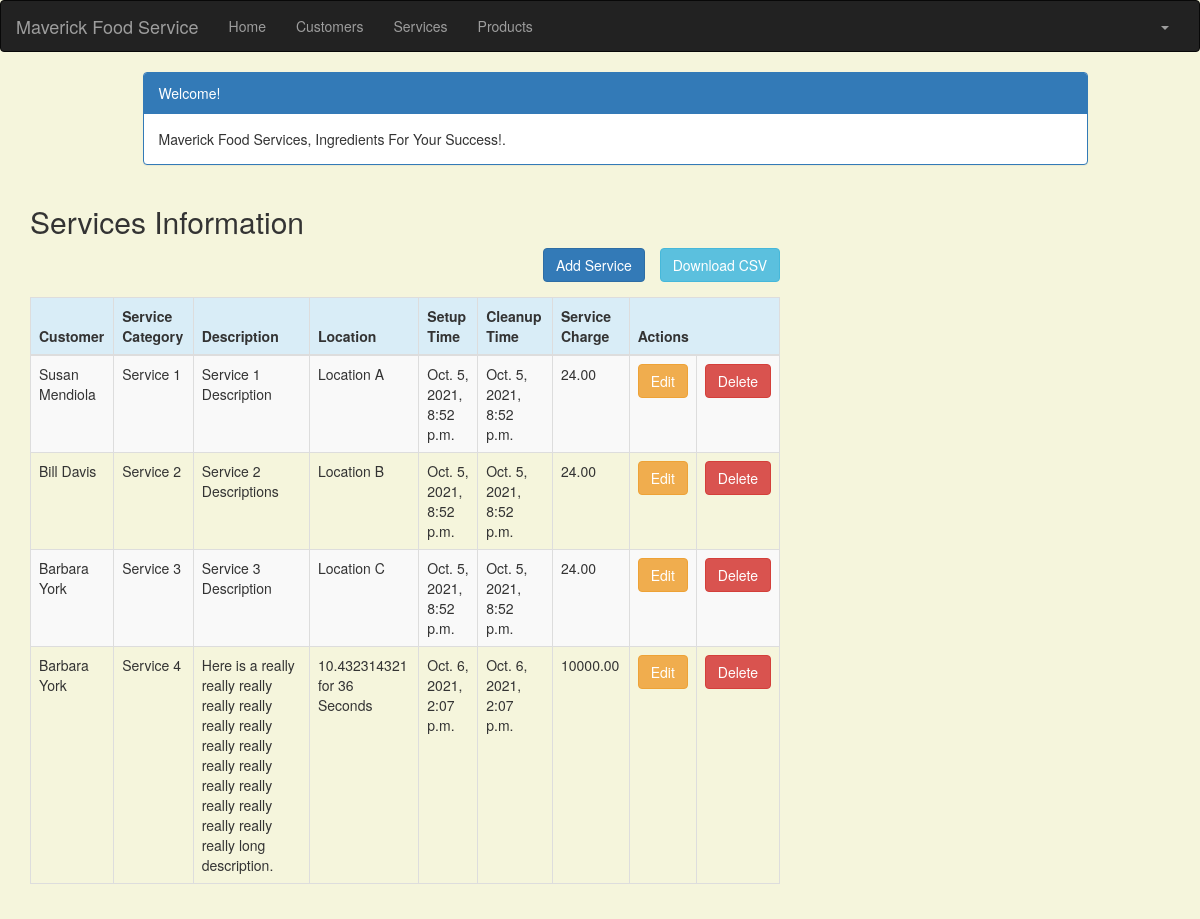
Page /service_list (signed in) on the earlier database version.
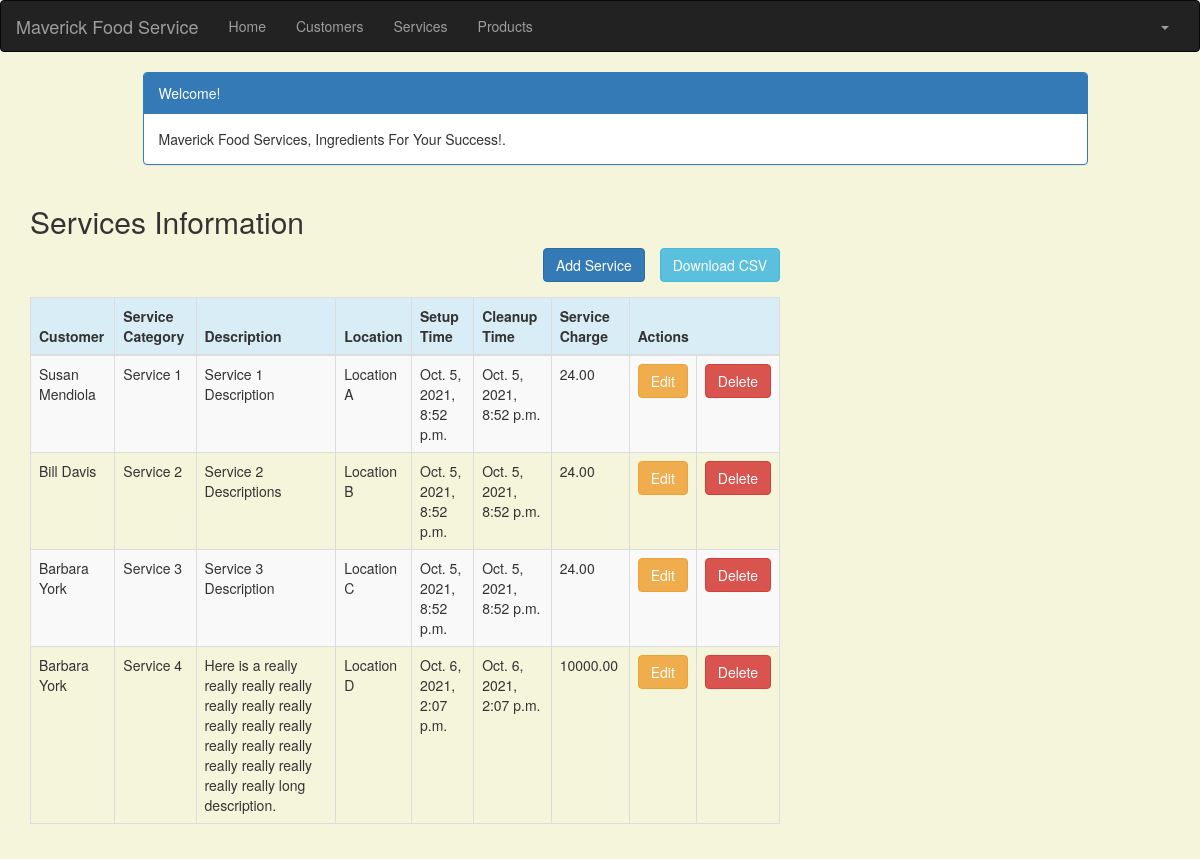
Same page on the later database version.
### crm/models.py (models this page shows, shortened)
class Service(models.Model):
    cust_name = models.ForeignKey(Customer, on_delete=models.CASCADE, related_name='services')
    service_category = models.CharField(max_length=100)
    description = models.TextField()
    location = models.CharField(max_length=200)
    setup_time = models.DateTimeField(
        default=timezone.now)
    cleanup_time = models.DateTimeField(
        default=timezone.now)
    service_charge = models.DecimalField(max_digits=10, decimal_places=2)
    created_date = models.DateTimeField(
        default=timezone.now)
    updated_date = models.DateTimeField(auto_now_add=True)

class Customer(models.Model):
    cust_name = models.CharField(max_length=50)
    organization = models.CharField(max_length=100, blank=True)
    role = models.CharField(max_length=100)
    email = models.EmailField(max_length=100)
    bldgroom = models.CharField(max_length=100)
    address = models.CharField(max_length=200)
    account_number = models.IntegerField(blank=False, null=False)
    city = models.CharField(max_length=50)
    state = models.CharField(max_length=50)
    zipcode = models.CharField(max_length=10)
    phone_number = models.CharField(max_length=50)
    created_date = models.DateTimeField(
        default=timezone.now)
    updated_date = models.DateTimeField(auto_now_add=True)
    def __str__(self):
        return str(self.cust_name)

### crm/views.py (the view)
# urls.py: path('service_list', views.service_list, name='service_list'),
@login_required
def service_list(request):
    services = Service.objects.filter(created_date__lte=timezone.now())
    return render(request, 'crm/service_list.html', {'services': services})

### crm/templates/crm/service_list.html (shortened to what this page needs)
<!DOCTYPE html>
{% extends 'crm/base.html' %}
{% block content %}
    <head>
        <link rel="stylesheet" href="https://maxcdn.bootstrapcdn.com/bootstrap/3.3.4/css/bootstrap.min.css">
    </head>
    <body>
    <div class="container">
        <div class="row">
            <div class="col-md-10 col-md-offset-1">
                <div class="panel panel-primary">
                    <div class="panel-heading">Welcome!</div>
                    <div class="panel-body">
                        Maverick Food Services, Ingredients For Your Success!.
                    </div>
                </div>
            </div>
        </div>
    </div>
    <div class="row">
        <h2 style="padding-left: 15Px">Services Information</h2>
        <a href="" style="float: right;">
            <form action="{% url "crm:generate_csv" %}" method="post" style="padding: 0px 15px 15px 15px">
                <input id="service" class="btn btn-info" type="submit" value="Download CSV">
            </form>
        </a>
        <a href="{% url 'crm:service_new' %}" class="btn btn-primary" style="float: right">Add Service</a>
    </div>
    <div>
        <table class="table table-striped table-bordered table-hover">
            <thead>
            <tr class="bg-info">
                <th>Customer</th>
                <th>Service Category</th>
                <th>Description</th>
                <th>Location</th>
                <th>Setup Time</th>
                <th>Cleanup Time</th>
                <th>Service Charge</th>
                <th colspan="3">Actions</th>
            </tr>
            </thead>
            <tbody>
            {% for service in services %}
                <tr>
                    <td>{{ service.cust_name }}</td>
                    <td>{{ service.service_category }}</td>
                    <td>{{ service.description }}</td>
                    <td>{{ service.location }}</td>
                    <td>{{ service.setup_time }}</td>
                    <td>{{ service.cleanup_time }}</td>
                    <td>{{ service.service_charge }}</td>
                    <td><a href="{% url 'crm:service_edit' pk=service.pk %}"
                           class="btn btn-warning">Edit</a></td>
                    <td><a href="{% url 'crm:service_delete' pk=service.pk %}"
                           onclick="return confirm('Are you sure you want to delete?')"
                           class="btn btn-danger">Delete</a>
                    </td>
                </tr>
            {% endfor %}
            </tbody>
        </table>
    </div>
    <div class="row" style="padding-left: 15px; padding-bottom: 15px">
    </div>
    </body>
{% endblock %}

Differences in the rows shown:
changed Service "Service 4": location "10.432314321 for 36 Seconds" → "Location D"
